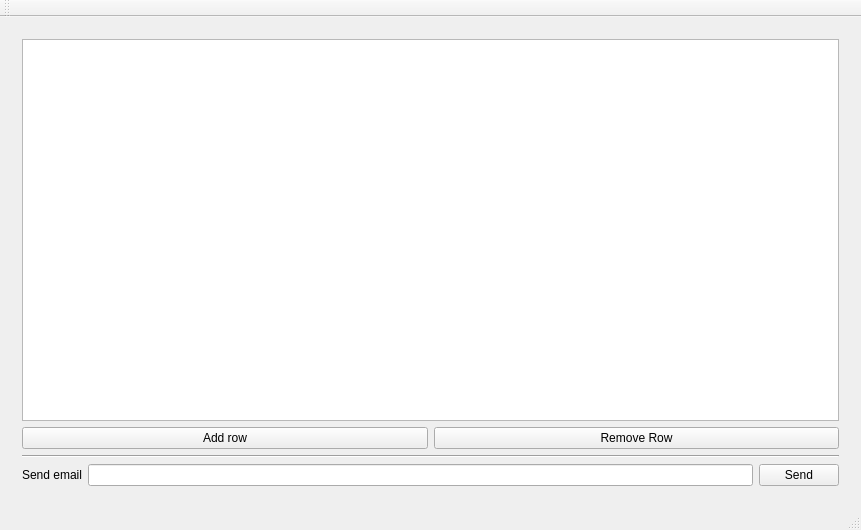
<?xml version="1.0" encoding="UTF-8"?>
<ui version="4.0">
 <class>MainWindow</class>
 <widget class="QMainWindow" name="MainWindow">
  <property name="geometry">
   <rect>
    <x>0</x>
    <y>0</y>
    <width>861</width>
    <height>530</height>
   </rect>
  </property>
  <property name="windowTitle">
   <string>MainWindow</string>
  </property>
  <widget class="QWidget" name="centralWidget">
   <layout class="QVBoxLayout" name="verticalLayout">
    <item>
     <widget class="QWidget" name="widget" native="true">
      <layout class="QVBoxLayout" name="verticalLayout_2" stretch="12,2,1,2">
       <item>
        <layout class="QHBoxLayout" name="tableLayout">
         <item>
          <widget class="QTableWidget" name="table"/>
         </item>
        </layout>
       </item>
       <item>
        <layout class="QHBoxLayout" name="buttonsLayout">
         <item>
          <layout class="QHBoxLayout" name="spacerLayout1"/>
         </item>
         <item>
          <layout class="QHBoxLayout" name="horizontalLayout_2">
           <item>
            <widget class="QPushButton" name="addRowButton">
             <property name="text">
              <string>Add row</string>
             </property>
            </widget>
           </item>
           <item>
            <widget class="QPushButton" name="removeRowButton">
             <property name="text">
              <string>Remove Row</string>
             </property>
            </widget>
           </item>
          </layout>
         </item>
        </layout>
       </item>
       <item>
        <layout class="QHBoxLayout" name="horizontalLayout_3">
         <item>
          <widget class="Line" name="line">
           <property name="orientation">
            <enum>Qt::Horizontal</enum>
           </property>
          </widget>
         </item>
        </layout>
       </item>
       <item>
        <layout class="QHBoxLayout" name="sendingLayout" stretch="2,1">
         <item>
          <layout class="QHBoxLayout" name="horizontalLayout_4">
           <item>
            <widget class="QLabel" name="label">
             <property name="text">
              <string>Send email</string>
             </property>
            </widget>
           </item>
           <item>
            <widget class="QLineEdit" name="emaillineEdit"/>
           </item>
           <item>
            <widget class="QPushButton" name="sendEmailButton">
             <property name="text">
              <string>Send</string>
             </property>
            </widget>
           </item>
          </layout>
         </item>
         <item>
          <layout class="QHBoxLayout" name="spacerLayout2"/>
         </item>
        </layout>
       </item>
      </layout>
     </widget>
    </item>
   </layout>
  </widget>
  <widget class="QMenuBar" name="menuBar">
   <property name="geometry">
    <rect>
     <x>0</x>
     <y>0</y>
     <width>861</width>
     <height>21</height>
    </rect>
   </property>
  </widget>
  <widget class="QToolBar" name="mainToolBar">
   <attribute name="toolBarArea">
    <enum>TopToolBarArea</enum>
   </attribute>
   <attribute name="toolBarBreak">
    <bool>false</bool>
   </attribute>
  </widget>
  <widget class="QStatusBar" name="statusBar"/>
 </widget>
 <layoutdefault spacing="6" margin="11"/>
 <resources/>
 <connections/>
</ui>
